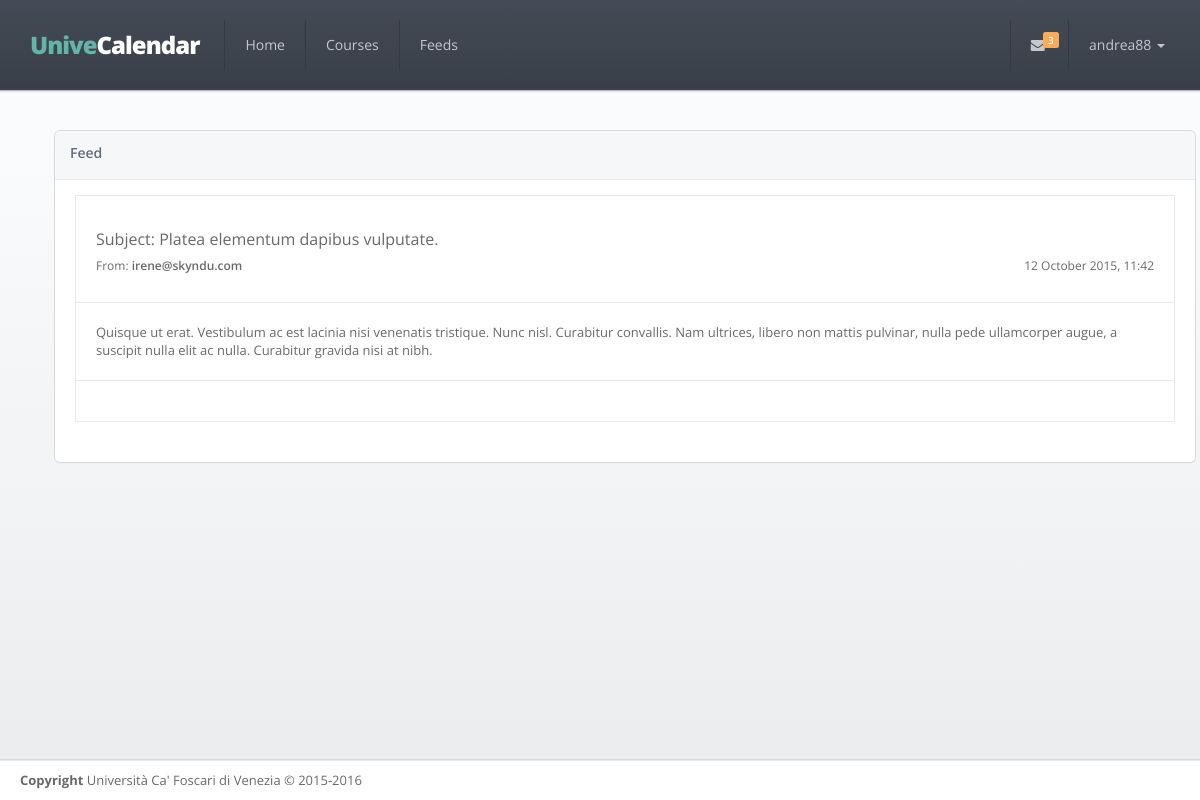
The app's page /feed/4 (signed in) with its own data.
### app/models.py (models this page shows, shortened)
class User(UserMixin, db.Model):
    __tablename__ = 'users'
    id = db.Column(db.Integer, primary_key=True)
    email = db.Column(db.String(64), unique=True)
    username = db.Column(db.String(64), unique=True)
    password_hash = db.Column(db.String(128))
    confirmed = db.Column(db.Boolean, default=False)
    member_since = db.Column(db.DateTime(), default=datetime.utcnow)
    last_seen = db.Column(db.DateTime(), default=datetime.utcnow)
    avatar_hash = db.Column(db.String(32))
    telegram_chat_id = db.Column(db.String(64))
    courses = db.relationship('Course',
                              backref='user_id',
                              secondary=follows,
                              lazy='dynamic')
    feeds = db.relationship('Feed',
                            backref='user_id',
                            secondary=reads,
                            lazy='dynamic')
    @property
    def password(self):
        raise AttributeError('Not readable')
    def read(self, feed):
        if not self.has_read(feed):
            self.feeds.append(feed)
            db.session.add(feed)
            db.session.commit()
            return True
        return False
    def has_read(self, feed):
        return self.feeds.filter_by(id=feed.id).first() is not None
    def ping(self):
        self.last_seen = datetime.utcnow()
        db.session.add(self)

class Feed(db.Model):
    __tablename__ = 'feeds'
    id = db.Column(db.Integer, primary_key=True)
    title = db.Column(db.String(64))
    body = db.Column(db.Text)
    timestamp = db.Column(db.DateTime, index=True, default=datetime.utcnow)
    professor_id = db.Column(db.Integer, db.ForeignKey('professors.id'))
    users = db.relationship('User',
                            secondary=reads,
                            backref=db.backref('feed_id', lazy='dynamic'),
                            lazy='dynamic')
    @property
    def author(self):
        return self.professor.first_name + ' ' + self.professor.last_name
    @property
    def contact(self):
        return self.professor.email
    @property
    def gravatar(self):
        return self.professor.gravatar()

class Professor(db.Model):
    __tablename__ = 'professors'
    id = db.Column(db.Integer, primary_key=True)
    first_name = db.Column(db.String(64))
    last_name = db.Column(db.String(64))
    email = db.Column(db.String(64), unique=True)
    avatar_hash = db.Column(db.String(32))
    courses = db.relationship('Course',
                              backref='professor',
                              lazy='joined')
    feeds = db.relationship('Feed',
                            backref='professor',
                            lazy='dynamic')
    def gravatar(self, size=100, default='identicon', rating='g'):
        if request.is_secure:
            url = 'https://secure.gravatar.com/avatar'
        else:
            url = 'http://www.gravatar.com/avatar'
        hash = self.avatar_hash or hashlib.md5(
            self.email.encode('utf-8')).hexdigest()
        return '{url}/{hash}?s={size}&d={default}&r={rating}'.format(
            url=url, hash=hash, size=size, default=default, rating=rating)

### app/main/views.py (the view)
@main.route('/feed/<int:id>')
@login_required
def feed(id):
    feed = Feed.query.get_or_404(id)
    current_user.read(feed)
    return render_template('feed.html', feed=feed)

### app/auth/views.py (called while the page is built)
@auth.before_app_request
def before_request():
    if current_user.is_authenticated:
        current_user.ping()
        if not current_user.confirmed \
                and request.endpoint[:5] != 'auth.' \
                and request.endpoint != 'static':
            return redirect(url_for('auth.unconfirmed'))

### app/main/views.py (called while the page is built)
@babel.localeselector
def get_locale():
    return request.accept_languages.best_match(
        current_app.config['LANGUAGES'].keys())

@main.after_app_request
def after_request(response):
    for query in get_debug_queries():
        if query.duration >= current_app.config['SLOW_DB_QUERY_TIME']:
            current_app.logger.warning(
                'Slow query: %s\nParameters: %s\nDuration: %fs\nContext: %s\n'
                % (query.statement, query.parameters, query.duration,
                   query.context))
    return response

@main.before_request
@login_required
def before_request():
    g.unread = count_unread_feeds()
    g.latest = get_latest_feeds(3)
    g.locale = get_locale()

def user_feeds_query():
    if not current_user.courses.count():
        return
    professor_ids = set([c.professor_id for c in current_user.courses])
    return Feed.query.filter(Feed.professor_id.in_(professor_ids))

def get_latest_feeds(n=5):
    query = user_feeds_query()
    if query is not None:
        return query.order_by(Feed.timestamp.desc()).limit(n).all()

def count_unread_feeds():
    query = user_feeds_query()
    if query is not None:
        return query.filter(~Feed.users.contains(current_user)).count()

### app/models.py (called while the page is built)
@login_manager.user_loader
def load_user(user_id):
    return User.query.get(int(user_id))

### app/templates/feed.html (shortened to what this page needs)
{% extends 'base.html' %}
{% set active_page='Feed' %}
{% block content %}
    <div class="row">
        <div class="col-lg-12 animated fadeInRight">
            <div class="ibox float-e-margins">
                <div class="ibox-title">
                    <h5>{{ gettext('Feed') }}</h5>
                </div>
                <div class="ibox-content">
                    <div class="mail-box-header">
                        <div class="mail-tools tooltip-demo">
                            <h3>
                                <span class="font-noraml">{{ gettext('Subject:') }} {{ feed.title }} </span>
                            </h3>
                            <h5>
                                <span class="pull-right font-noraml">{{ moment(feed.timestamp).format('D MMMM YYYY, hh:mm ') }}</span>
                                <span class="font-noraml">{{ gettext('From: ') }} </span>{{ feed.contact }}
                            </h5>
                        </div>
                    </div>
                    <div class="mail-box">
                        <div class="mail-body">
                            {{ feed.body }}
                        </div>
                        <div class="mail-body text-right tooltip-demo">
                        </div>
                    </div>
                </div>
            </div>
        </div>
    </div>
{% endblock %}

### app/templates/base.html (shortened to what this page needs)
{% import "_macros.html" as macros %}
<!DOCTYPE html>
<html>
<head>
    {% block styles %}
        <link rel="stylesheet" href="https://maxcdn.bootstrapcdn.com/bootstrap/3.3.5/css/bootstrap.min.css" >
        <link rel="stylesheet" href="https://maxcdn.bootstrapcdn.com/font-awesome/4.4.0/css/font-awesome.min.css">
        <link href="{{ url_for('static', filename='css/animate.css') }}" rel="stylesheet">
        <link href="{{ url_for('static', filename='css/style.css') }}" rel="stylesheet">
    {% endblock %}
</head>
{% block body %}
    <body class="top-navigation">
    <div id="wrapper">
        <div id="page-wrapper" class="gray-bg">
            <div class="row border-bottom fancy-bg">
                <nav class="navbar navbar-static-top" role="navigation">
                    <div class="navbar-header">
                        <a href="{{ url_for('main.index') }}" class="navbar-brand" style="font-size: 24px">
                            <span class="text-navy">Unive</span>Calendar
                        </a>
                    </div>
                    <div class="navbar-collapse collapse" id="navbar">
                        {% set navigation_bar = [
                            (url_for('main.index'), 'home', 'Home'),
                            (url_for('main.courses'), 'courses', gettext('Courses')),
                            (url_for('main.feeds'), 'feeds', gettext('Feeds'))
                        ] -%}
                        <ul class="nav navbar-nav">
                            {% for href, id, caption in navigation_bar %}
                                <li{% if id == active_page %} class="active"{% endif %}>
                                    <a aria-expanded="false" role="button" href="{{ href|e }}">{{ caption|e }}
                                    </a>
                                </li>
                            {% endfor %}
                        </ul>
                        <ul class="nav navbar-top-links navbar-right">
                            <li class="dropdown">
                                <a class="dropdown-toggle count-info" data-toggle="dropdown" href="#">
                                    <i class="fa fa-envelope"></i>
                                    {% if g.unread %}
                                        <span class="label label-warning">{{ g.unread }}</span>
                                    {% endif %}
                                </a>
                            </li>
                            <li class="dropdown">
                                <a aria-expanded="false" role="button" href="#" class="dropdown-toggle" data-toggle="dropdown">{{ current_user.username }} <span class="caret"></span></a>
                            </li>
                        </ul>
                    </div>
                </nav>
            </div>
            <div class="wrapper wrapper-content">
                <div class="container">
                    {% block content %}
                    {% endblock %}
                </div>
            </div>
            <div class="footer">
                <div>
                    <strong>Copyright</strong> Università Ca' Foscari di Venezia &copy; 2015-2016
                </div>
            </div>
        </div>
    </div>
    </body>
{% endblock %}
</html>

### records on screen
User: username "andrea88"
Feed: title "Platea elementum dapibus vulputate.", timestamp "12 October 2015, 11:42", body "Quisque ut erat. Vestibulum ac est lacinia nisi venenatis tristique. Nunc nisl. Curabitur convallis. Nam ultrices, libero non mattis pulvinar, nulla pede ullamcorper augue, a suscipit nulla elit ac nulla. Curabitur gravida nisi at nibh."
Professor: contact "irene@skyndu.com"

### other values on screen
{{ caption|e }} "Home" "Courses" "Feeds"
{{ g.unread }} "3"
{{ gettext('Feed') }} "Feed"
{{ gettext('Subject:') }} "Subject:"
{{ gettext('From: ') }} "From:"
